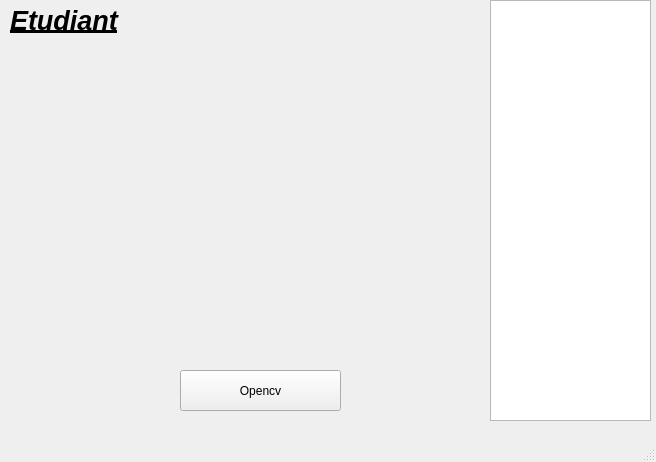
<?xml version="1.0" encoding="UTF-8"?>
<ui version="4.0">
 <class>UI</class>
 <widget class="QMainWindow" name="UI">
  <property name="geometry">
   <rect>
    <x>0</x>
    <y>0</y>
    <width>656</width>
    <height>462</height>
   </rect>
  </property>
  <property name="windowTitle">
   <string>MainWindow</string>
  </property>
  <widget class="QWidget" name="centralwidget">
   <widget class="QLabel" name="label">
    <property name="geometry">
     <rect>
      <x>10</x>
      <y>0</y>
      <width>121</width>
      <height>41</height>
     </rect>
    </property>
    <property name="font">
     <font>
      <pointsize>20</pointsize>
      <weight>75</weight>
      <italic>true</italic>
      <bold>true</bold>
      <underline>true</underline>
     </font>
    </property>
    <property name="text">
     <string>Etudiant</string>
    </property>
   </widget>
   <widget class="QPushButton" name="pushButton">
    <property name="geometry">
     <rect>
      <x>180</x>
      <y>370</y>
      <width>161</width>
      <height>41</height>
     </rect>
    </property>
    <property name="text">
     <string>Opencv</string>
    </property>
   </widget>
   <widget class="QWidget" name="horizontalLayoutWidget">
    <property name="geometry">
     <rect>
      <x>490</x>
      <y>0</y>
      <width>161</width>
      <height>421</height>
     </rect>
    </property>
    <layout class="QHBoxLayout" name="horizontalLayout">
     <item>
      <widget class="QTextBrowser" name="textBrowser"/>
     </item>
    </layout>
   </widget>
   <widget class="QLabel" name="Nom">
    <property name="geometry">
     <rect>
      <x>180</x>
      <y>10</y>
      <width>191</width>
      <height>31</height>
     </rect>
    </property>
    <property name="font">
     <font>
      <pointsize>20</pointsize>
      <weight>75</weight>
      <italic>true</italic>
      <bold>true</bold>
     </font>
    </property>
    <property name="text">
     <string/>
    </property>
   </widget>
  </widget>
  <widget class="QMenuBar" name="menubar">
   <property name="geometry">
    <rect>
     <x>0</x>
     <y>0</y>
     <width>656</width>
     <height>21</height>
    </rect>
   </property>
  </widget>
  <widget class="QStatusBar" name="statusbar"/>
 </widget>
 <resources/>
 <connections/>
</ui>
